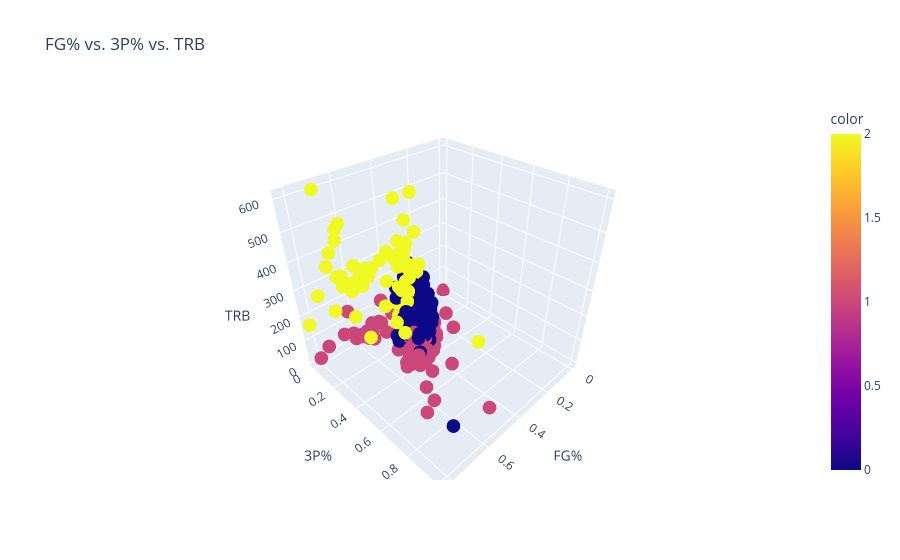

Here is the notebook cell this chart was saved with:
### Code cell
#View the results- data is in too many dimensions to plot
print(kmeans_sample.cluster_centers_)
print(kmeans_sample.labels_)

# try visualizing a couple features in 3d
import cluster_utils as cu
# clusters with field goal percentage, three point percentage, and total rebounds
cu.visualize_clusters_3d(clust1, kmeans_sample.labels_, 'FG%', '3P%', 'TRB', show=True)
# looks relatively flat on the 3 point percentage, there's not
# much variance there so maybe try a different variable?

### Figure 1 — Plotly figure (JSON) as saved in the notebook; plotly's stock layout.template omitted (floating-point values rounded to 4 significant figures; data arrays with more than 128 entries replaced by an {"elided": "..."} marker saying what was removed)
{"data": [{"hovertemplate": "FG%=%{x}<br>3P%=%{y}<br>TRB=%{z}<br>color=%{marker.color}<extra></extra>", "legendgroup": "", "marker": {"color": {"elided": "414 int values"}, "coloraxis": "coloraxis", "symbol": "circle"}, "mode": "markers", "name": "", "scene": "scene", "showlegend": false, "type": "scatter3d", "x": {"elided": "414 float values"}, "y": {"elided": "414 float values"}, "z": {"elided": "414 float values"}}], "layout": {"coloraxis": {"colorbar": {"title": {"text": "color"}}, "colorscale": [[0, "#0d0887"], [0.1111, "#46039f"], [0.2222, "#7201a8"], [0.3333, "#9c179e"], [0.4444, "#bd3786"], [0.5556, "#d8576b"], [0.6667, "#ed7953"], [0.7778, "#fb9f3a"], [0.8889, "#fdca26"], [1, "#f0f921"]]}, "legend": {"tracegroupgap": 0}, "scene": {"domain": {"x": [0, 1], "y": [0, 1]}, "xaxis": {"title": {"text": "FG%"}}, "yaxis": {"title": {"text": "3P%"}}, "zaxis": {"title": {"text": "TRB"}}}, "title": {"text": "FG% vs. 3P% vs. TRB"}}}
